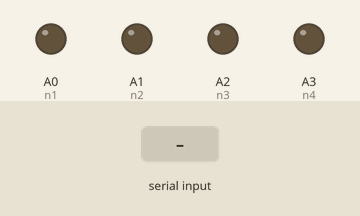
The sketch below on a simulated Arduino Uno, built with avr-gcc and run on an emulated ATmega328P. Shown: output pins drawn as LEDs (lit = HIGH). The test bench sets the inputs (shaded band).

Above: at 1.2 s.
1.3 s: "F" received over Serial
At 2.5 s:
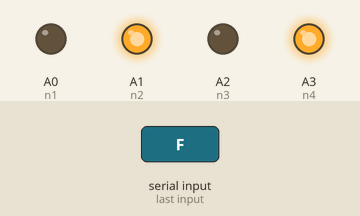
2.8 s: "B" received over Serial
At 3.8 s:
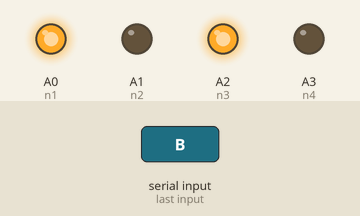
4.3 s: "R" received over Serial
At 4.9 s:
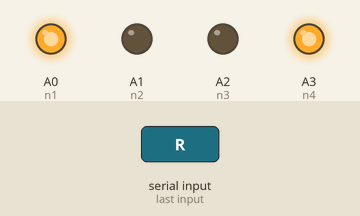
5.8 s: "L" received over Serial
At 6.1 s:
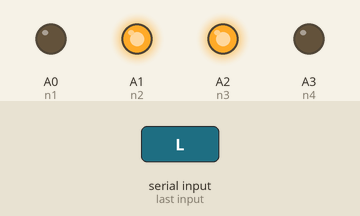
7.3 s: "S" received over Serial
At 8.4 s:
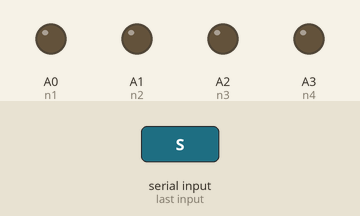
Timing chart, 0 to 9.8 s (numbered marks = the images above; inputs shaded):
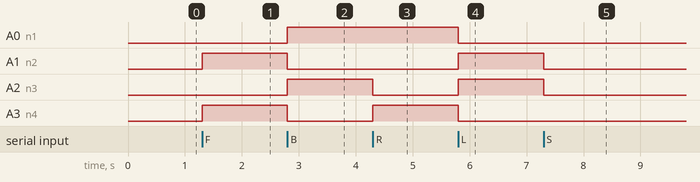

Measured:
- after the input at 1.3 s, A1 (n2), A3 (n4): LOW → HIGH at once
- after the input at 2.8 s, A0 (n1), A2 (n3): LOW → HIGH at once; A1 (n2), A3 (n4): HIGH → LOW at once
- after the input at 4.3 s, A2 (n3): HIGH → LOW at once; A3 (n4): LOW → HIGH at once
- after the input at 5.8 s, A0 (n1), A3 (n4): HIGH → LOW at once; A1 (n2), A2 (n3): LOW → HIGH at once
- after the input at 7.3 s, A1 (n2), A2 (n3): HIGH → LOW at once

The sketch:

RC_CAR.ino
```cpp
//defining variables
//motors
#define n1 A0
#define n2 A1
#define n3 A2
#define n4 A3
//the incoming data from the app
int data;
//hint: connect the TX and RX of the bluetooth module to RX and TX in the Arduino board

void setup(){
  Serial.begin(9600);
  //setting motors as output
  pinMode(A0,OUTPUT);
  pinMode(A1,OUTPUT);
  pinMode(A2,OUTPUT);
  pinMode(A3,OUTPUT);
}
//functions
//function to make the robot move forwards
void forward () {
  analogWrite(n1,0);
  analogWrite(n2,200);
  analogWrite(n3,0);
  analogWrite(n4,200);
}
//function to make the robot move backwards
void back () {
  analogWrite(n1,200);
  analogWrite(n2,0);
  analogWrite(n3,200);
  analogWrite(n4,0);
}
//function to make the robot move right
void right () {
  analogWrite(n1,200);
  analogWrite(n2,0);
  analogWrite(n3,0);
  analogWrite(n4,200);
}
//function to make the robot move left
void left () {
  analogWrite(n1,0);
  analogWrite(n2,200);
  analogWrite(n3,200);
  analogWrite(n4,0);
}
//function to make the robot stop moving
void STOP () {
  analogWrite(n1,0);
  analogWrite(n2,0);
  analogWrite(n3,0);
  analogWrite(n4,0);
}
void loop() {
  //read the incomming data
  data=Serial.read ();
  if (data=='F'){
    forward();
  }
  else if (data=='B'){
    back();
  }
  else if (data=='R'){
    right();
  }
  else if (data=='L'){
    left();
  }
  else if (data=='S'){
    STOP();
  }
}
```
